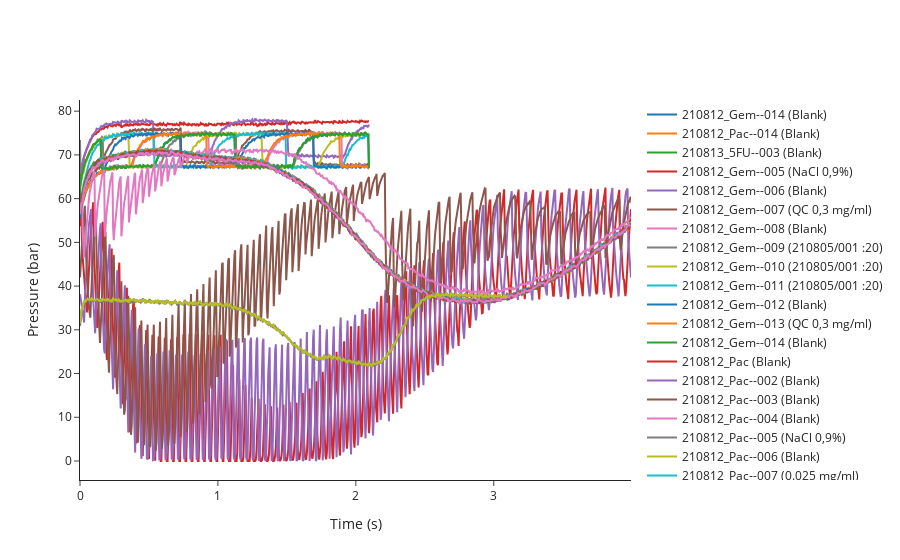

The notebook cell this image was saved under:
### Code cell
eng.analyses.plot_pressure_curves()

### Figure 1 — Plotly figure (JSON) as saved in the notebook; plotly's stock layout.template omitted (floating-point values rounded to 4 significant figures; data arrays with more than 128 entries replaced by an {"elided": "..."} marker saying what was removed)
{"data": [{"mode": "lines", "name": "210812_Gem--014 (Blank)", "text": "12. 210812_Gem--014 (Blank)<br>Batch: 210812_Gem 2021-08-12 09-49-10<br>Method: SAA_411_Gem.M", "type": "scatter", "x": {"elided": "420 float values"}, "y": {"elided": "420 float values"}}, {"mode": "lines", "name": "210812_Pac--014 (Blank)", "text": "26. 210812_Pac--014 (Blank)<br>Batch: 210812_Pac 2021-08-12 10-30-07<br>Method: SAA_411_Pac.M", "type": "scatter", "x": {"elided": "800 float values"}, "y": {"elided": "800 float values"}}, {"mode": "lines", "name": "210813_5FU--003 (Blank)", "text": "28. 210813_5FU--003 (Blank)<br>Batch: 210813_A5FU 2021-08-13 11-44-28<br>Method: SAA_411_5FU.M", "type": "scatter", "x": {"elided": "620 float values"}, "y": {"elided": "620 float values"}}, {"mode": "lines", "name": "210812_Gem--005 (NaCl 0,9%)", "text": "3. 210812_Gem--005 (NaCl 0,9%)<br>Batch: 210812_Gem 2021-08-12 09-49-10<br>Method: SAA_411_Gem.M", "type": "scatter", "x": {"elided": "420 float values"}, "y": {"elided": "420 float values"}}, {"mode": "lines", "name": "210812_Gem--006 (Blank)", "text": "4. 210812_Gem--006 (Blank)<br>Batch: 210812_Gem 2021-08-12 09-49-10<br>Method: SAA_411_Gem.M", "type": "scatter", "x": {"elided": "420 float values"}, "y": {"elided": "420 float values"}}, {"mode": "lines", "name": "210812_Gem--007 (QC 0,3 mg/ml)", "text": "5. 210812_Gem--007 (QC 0,3 mg/ml)<br>Batch: 210812_Gem 2021-08-12 09-49-10<br>Method: SAA_411_Gem.M", "type": "scatter", "x": {"elided": "420 float values"}, "y": {"elided": "420 float values"}}, {"mode": "lines", "name": "210812_Gem--008 (Blank)", "text": "6. 210812_Gem--008 (Blank)<br>Batch: 210812_Gem 2021-08-12 09-49-10<br>Method: SAA_411_Gem.M", "type": "scatter", "x": {"elided": "420 float values"}, "y": {"elided": "420 float values"}}, {"mode": "lines", "name": "210812_Gem--009 (210805/001 :20)", "text": "7. 210812_Gem--009 (210805/001 :20)<br>Batch: 210812_Gem 2021-08-12 09-49-10<br>Method: SAA_411_Gem.M", "type": "scatter", "x": {"elided": "420 float values"}, "y": {"elided": "420 float values"}}, {"mode": "lines", "name": "210812_Gem--010 (210805/001 :20)", "text": "8. 210812_Gem--010 (210805/001 :20)<br>Batch: 210812_Gem 2021-08-12 09-49-10<br>Method: SAA_411_Gem.M", "type": "scatter", "x": {"elided": "420 float values"}, "y": {"elided": "420 float values"}}, {"mode": "lines", "name": "210812_Gem--011 (210805/001 :20)", "text": "9. 210812_Gem--011 (210805/001 :20)<br>Batch: 210812_Gem 2021-08-12 09-49-10<br>Method: SAA_411_Gem.M", "type": "scatter", "x": {"elided": "420 float values"}, "y": {"elided": "420 float values"}}, {"mode": "lines", "name": "210812_Gem--012 (Blank)", "text": "10. 210812_Gem--012 (Blank)<br>Batch: 210812_Gem 2021-08-12 09-49-10<br>Method: SAA_411_Gem.M", "type": "scatter", "x": {"elided": "420 float values"}, "y": {"elided": "420 float values"}}, {"mode": "lines", "name": "210812_Gem--013 (QC 0,3 mg/ml)", "text": "11. 210812_Gem--013 (QC 0,3 mg/ml)<br>Batch: 210812_Gem 2021-08-12 09-49-10<br>Method: SAA_411_Gem.M", "type": "scatter", "x": {"elided": "420 float values"}, "y": {"elided": "420 float values"}}, {"mode": "lines", "name": "210812_Gem--014 (Blank)", "text": "12. 210812_Gem--014 (Blank)<br>Batch: 210812_Gem 2021-08-12 09-49-10<br>Method: SAA_411_Gem.M", "type": "scatter", "x": {"elided": "420 float values"}, "y": {"elided": "420 float values"}}, {"mode": "lines", "name": "210812_Pac (Blank)", "text": "13. 210812_Pac (Blank)<br>Batch: 210812_Pac 2021-08-12 10-30-07<br>Method: SAA_411_Pac.M", "type": "scatter", "x": {"elided": "800 float values"}, "y": {"elided": "800 float values"}}, {"mode": "lines", "name": "210812_Pac--002 (Blank)", "text": "14. 210812_Pac--002 (Blank)<br>Batch: 210812_Pac 2021-08-12 10-30-07<br>Method: SAA_411_Pac.M", "type": "scatter", "x": {"elided": "800 float values"}, "y": {"elided": "800 float values"}}, {"mode": "lines", "name": "210812_Pac--003 (Blank)", "text": "15. 210812_Pac--003 (Blank)<br>Batch: 210812_Pac 2021-08-12 10-30-07<br>Method: SAA_411_Pac.M", "type": "scatter", "x": {"elided": "800 float values"}, "y": {"elided": "800 float values"}}, {"mode": "lines", "name": "210812_Pac--004 (Blank)", "text": "16. 210812_Pac--004 (Blank)<br>Batch: 210812_Pac 2021-08-12 10-30-07<br>Method: SAA_411_Pac.M", "type": "scatter", "x": {"elided": "800 float values"}, "y": {"elided": "800 float values"}}, {"mode": "lines", "name": "210812_Pac--005 (NaCl 0,9%)", "text": "17. 210812_Pac--005 (NaCl 0,9%)<br>Batch: 210812_Pac 2021-08-12 10-30-07<br>Method: SAA_411_Pac.M", "type": "scatter", "x": {"elided": "800 float values"}, "y": {"elided": "800 float values"}}, {"mode": "lines", "name": "210812_Pac--006 (Blank)", "text": "18. 210812_Pac--006 (Blank)<br>Batch: 210812_Pac 2021-08-12 10-30-07<br>Method: SAA_411_Pac.M", "type": "scatter", "x": {"elided": "800 float values"}, "y": {"elided": "800 float values"}}, {"mode": "lines", "name": "210812_Pac--007 (0.025 mg/ml)", "text": "19. 210812_Pac--007 (0.025 mg/ml)<br>Batch: 210812_Pac 2021-08-12 10-30-07<br>Method: SAA_411_Pac.M", "type": "scatter", "x": {"elided": "800 float values"}, "y": {"elided": "800 float values"}}, {"mode": "lines", "name": "210812_Pac--008 (Blank)", "text": "20. 210812_Pac--008 (Blank)<br>Batch: 210812_Pac 2021-08-12 10-30-07<br>Method: SAA_411_Pac.M", "type": "scatter", "x": {"elided": "800 float values"}, "y": {"elided": "800 float values"}}, {"mode": "lines", "name": "210812_Pac--009 (210806/036 :10)", "text": "21. 210812_Pac--009 (210806/036 :10)<br>Batch: 210812_Pac 2021-08-12 10-30-07<br>Method: SAA_411_Pac.M", "type": "scatter", "x": {"elided": "800 float values"}, "y": {"elided": "800 float values"}}, {"mode": "lines", "name": "210812_Pac--010 (210806/036 :10)", "text": "22. 210812_Pac--010 (210806/036 :10)<br>Batch: 210812_Pac 2021-08-12 10-30-07<br>Method: SAA_411_Pac.M", "type": "scatter", "x": {"elided": "800 float values"}, "y": {"elided": "800 float values"}}, {"mode": "lines", "name": "210812_Pac--011 (210806/036 :10)", "text": "23. 210812_Pac--011 (210806/036 :10)<br>Batch: 210812_Pac 2021-08-12 10-30-07<br>Method: SAA_411_Pac.M", "type": "scatter", "x": {"elided": "800 float values"}, "y": {"elided": "800 float values"}}, {"mode": "lines", "name": "210812_Pac--012 (Blank)", "text": "24. 210812_Pac--012 (Blank)<br>Batch: 210812_Pac 2021-08-12 10-30-07<br>Method: SAA_411_Pac.M", "type": "scatter", "x": {"elided": "800 float values"}, "y": {"elided": "800 float values"}}, {"mode": "lines", "name": "210812_Pac--013 (0.025 mg/ml)", "text": "25. 210812_Pac--013 (0.025 mg/ml)<br>Batch: 210812_Pac 2021-08-12 10-30-07<br>Method: SAA_411_Pac.M", "type": "scatter", "x": {"elided": "800 float values"}, "y": {"elided": "800 float values"}}, {"mode": "lines", "name": "210812_Pac--014 (Blank)", "text": "26. 210812_Pac--014 (Blank)<br>Batch: 210812_Pac 2021-08-12 10-30-07<br>Method: SAA_411_Pac.M", "type": "scatter", "x": {"elided": "800 float values"}, "y": {"elided": "800 float values"}}, {"mode": "lines", "name": "210813_5FU--002 (Blank)", "text": "27. 210813_5FU--002 (Blank)<br>Batch: 210813_A5FU 2021-08-13 11-44-28<br>Method: SAA_411_5FU.M", "type": "scatter", "x": {"elided": "620 float values"}, "y": {"elided": "620 float values"}}, {"mode": "lines", "name": "210813_5FU--003 (Blank)", "text": "28. 210813_5FU--003 (Blank)<br>Batch: 210813_A5FU 2021-08-13 11-44-28<br>Method: SAA_411_5FU.M", "type": "scatter", "x": {"elided": "620 float values"}, "y": {"elided": "620 float values"}}], "layout": {"xaxis": {"title": {"text": "Time (s)"}}, "yaxis": {"title": {"text": "Pressure (bar)"}}}}
